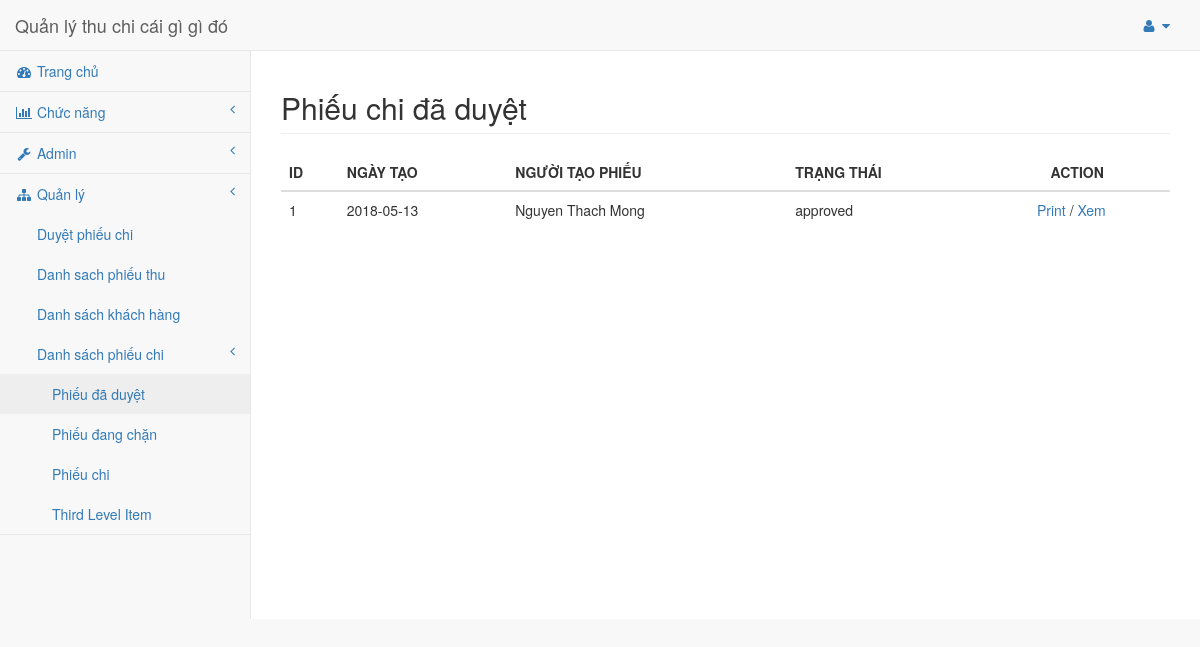
The app's page /views/pages/phieudaduyet.php (signed in) with its own data.
### tables this page shows
create table form
(
	id int primary key auto_increment,
    form_id text,
    date_create date,
	content text,
    total_money int,
    total_money_text text,
    form_type int,
    account_type varchar(10),
	receipt text,
    user int,
    customer int,
    warehouse int,
    money_type int,
	status int,
    foreign key (form_type) references form_type(id),
    foreign key (account_type) references account_type(id),
    foreign key (user) references users(id),
    foreign key (customer) references customers(id),
    foreign key (warehouse) references warehouse(id),
    foreign key (money_type) references money_type(id),
    foreign key (status) references form_status(id)
);

create table users
(
	id int primary key auto_increment,
    username text,
    password text,
    fullname text,
    picture text,
    info text,
    role int,
    foreign key (role) references roles(id)
);

create table form_status
(
	id int primary key,
	name text
);

### views/pages/phieudaduyet.php (the view, shortened to what this page needs)
<!DOCTYPE html>
<html lang="en">
<?php
    include '../layouts/header.php';
?>
<?php
    include '../../server/config.php';
     $sql = "   SELECT * FROM form_status , users ,form
                WHERE form_status.id = form.status
                    and form.user = users.id
                    and form_type= 2
                    and status=1";
    $result = $conn->query($sql);
 ?>
<body>
    <div id="wrapper">
        <?php
            include '../layouts/navigation.php';
        ?>
        <div id="page-wrapper">
            <div class="row">
                <div class="col-lg-12">
                    <h2 class="page-header">Phiếu chi đã duyệt</h2>
                </div>
            </div>
              <table class="table">
                <thead>
                  <tr>
                    <th>ID</th>
                    <th>NGÀY TẠO</th>
                    <th>NGƯỜI TẠO PHIẾU</th>
                    <th>TRẠNG THÁI</th>
                    <th style="text-align: center;">ACTION</th>
                  </tr>
                </thead>
                <tbody>
                  <?php while ($row = $result->fetch_assoc()): ?>
                    <tr>
                        <td><?php echo $row["id"]; ?></td>
                        <td><?php echo $row["date_create"]; ?></td>
                        <td><?php echo $row["fullname"]; ?></td>
                        <td><?php echo $row["name"]; ?></td>
                        <td style="text-align: center;" >
                            <a href="<?php echo "phieuchi.php?print=".$row['id'];?>">Print</a> /
                            <?php echo "<a target='_blank' href='phieuchi.php?id=" . $row['id'] . "'>Xem</a>"; ?>&nbsp;&nbsp;&nbsp;
                         </td>
                    </tr>
                  <?php endwhile; ?>
                </tbody>
              </table>
        </div>
    </div>
</body>
</html>

### records on screen
form: id "1", date_create "2018-05-13", user.fullname "Nguyen Thach Mong", status.name "approved"
